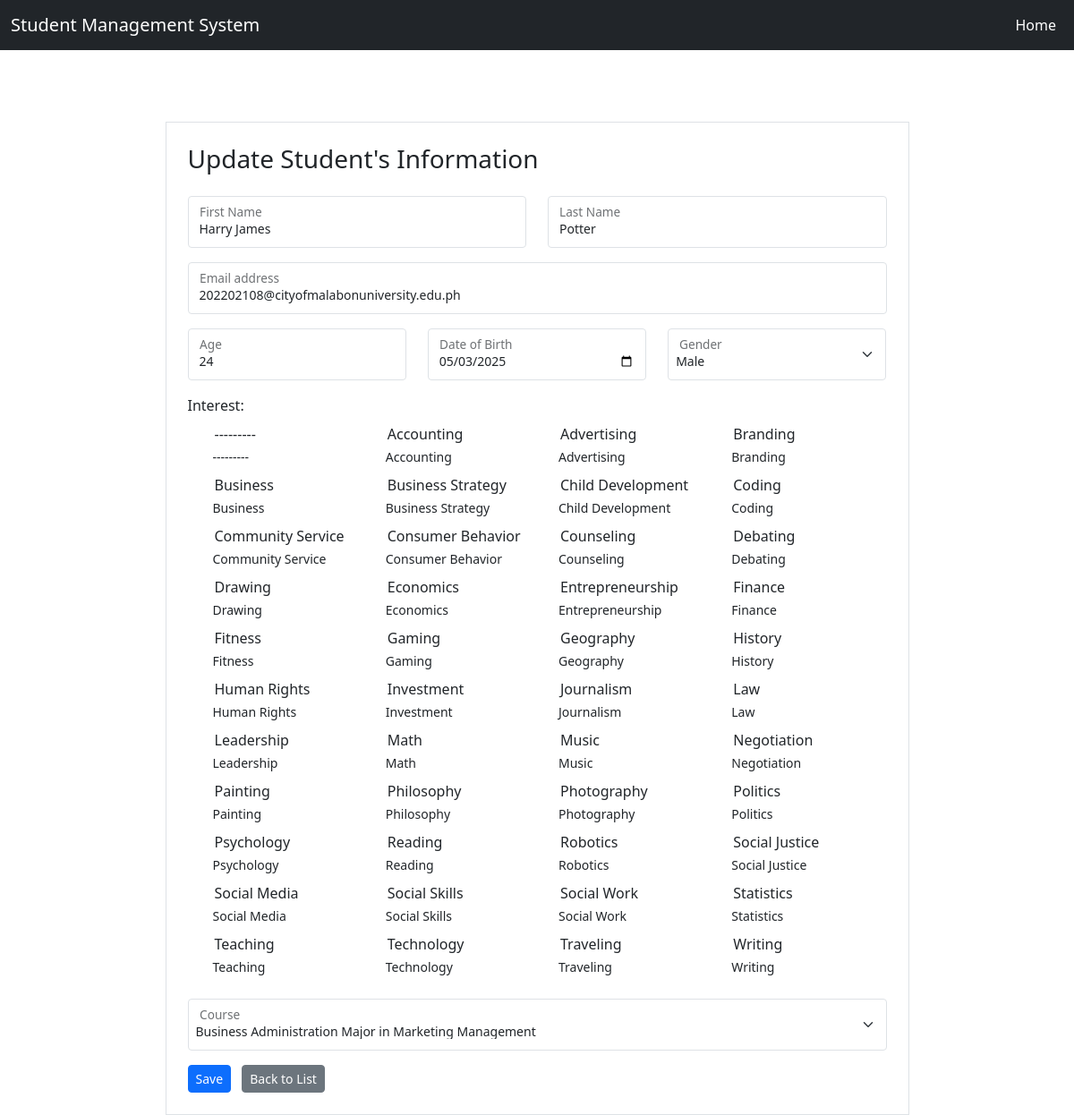
The page /students/12/edit/ on the database its author committed.
### students/models.py (models this page shows, shortened)
class Student(models.Model):
    first_name = models.CharField(max_length=50)
    last_name = models.CharField(max_length=50)
    email = models.EmailField(unique=True)
    age = models.PositiveIntegerField(validators=[MinValueValidator(18)])
    date_of_birth = models.DateField()
    gender = models.CharField(
        max_length=10,
        choices=[('Male', 'Male'), ('Female', 'Female'), ('Others', 'Others')]
    )
    interest = MultiSelectField(
        choices = [
            ('Accounting', 'Accounting'),
            ('Advertising', 'Advertising'),
            ('Branding', 'Branding'),
            ('Business', 'Business'),
            ('Business Strategy', 'Business Strategy'),
            ('Child Development', 'Child Development'),
            ('Coding', 'Coding'),
            ('Community Service', 'Community Service'),
            ('Consumer Behavior', 'Consumer Behavior'),
            ('Counseling', 'Counseling'),
            ('Debating', 'Debating'),
            ('Drawing', 'Drawing'),
            ('Economics', 'Economics'),
            ('Entrepreneurship', 'Entrepreneurship'),
            ('Finance', 'Finance'),
            ('Fitness', 'Fitness'),
            ('Gaming', 'Gaming'),
            ('Geography', 'Geography'),
            ('History', 'History'),
            ('Human Rights', 'Human Rights'),
            ('Investment', 'Investment'),
            ('Journalism', 'Journalism'),
            ('Law', 'Law'),
            ('Leadership', 'Leadership'),
            ('Math', 'Math'),
            ('Music', 'Music'),
            ('Negotiation', 'Negotiation'),
            ('Painting', 'Painting'),
            ('Philosophy', 'Philosophy'),
            ('Photography', 'Photography'),
            ('Politics', 'Politics'),
            ('Psychology', 'Psychology'),
            ('Reading', 'Reading'),
            ('Robotics', 'Robotics'),
            ('Social Justice', 'Social Justice'),
            ('Social Media', 'Social Media'),
            ('Social Skills', 'Social Skills'),
            ('Social Work', 'Social Work'),
            ('Statistics', 'Statistics'),
            ('Teaching', 'Teaching'),
            ('Technology', 'Technology'),
            ('Traveling', 'Traveling'),
            ('Writing', 'Writing')
        ],
        max_choices=3,
        blank=False,
        null=True,
        help_text="Select up to 3 interests.",
    )
    course = models.CharField(
        choices=[
            ('Criminology', 'Criminology'),
            ('Information technology', 'Information technology'),
            ('Accountancy', 'Accountancy'),
            ('Early Childhood Education', 'Early Childhood Education'),
            ('Journalism', 'Journalism'),
            ('Elementary Education', 'Elementary Education'),
            ('Secondary Education Major in English', 'Secondary Education Major in English'),
            ('Secondary Education Major in Mathematics', 'Secondary Education Major in Mathematics'),
            ('Secondary Education Major in Social Studies', 'Secondary Education Major in Social Studies'),
            ('Political Science', 'Political Science'),
            ('Public Administration', 'Public Administration'),
            ('Social Work', 'Social Work'),
            ('Business Administration Major in Financial Management', 'Business Administration Major in Financial Management'),
            ('Business Administration Major in Human Resource Management', 'Business Administration Major in Human Resource Management'),
            ('Business Administration Major in Marketing Management', 'Business Administration Major in Marketing Management'),
            ('Management Accounting', 'Management Accounting')
        ],
        max_length=100,
        blank=False,
        null=True
    )
    created_at = models.DateTimeField(auto_now_add=True)
    updated_at = models.DateTimeField(auto_now=True)

### students/views.py (the view)
# urls.py: path('<int:pk>/edit/', student_update, name='student_update'),
def student_update(request, pk):
    student = get_object_or_404(Student, pk=pk)
    form = StudentForm(request.POST or None, instance=student)
    if request.method == 'POST' and form.is_valid():
        form.save()
        messages.success(request, "Student Information is Successfully Updated!")
        return redirect('student_list')
    return render(request, 'students/student_form.html', {'form': form})

### students/forms.py
class StudentForm(forms.ModelForm):
    class Meta:
        model = Student
        fields = '__all__'
        widgets = {
            'interests': forms.CheckboxSelectMultiple,
            'date_of_birth': forms.DateInput(attrs={'type': 'date'}),
        }
    def __init__(self, *args, **kwargs):
            super(StudentForm, self).__init__(*args, **kwargs)
            if self.instance and self.instance.date_of_birth:
                self.fields['date_of_birth'].initial = self.instance.date_of_birth.strftime('%Y-%m-%d')

### students/templates/students/student_form.html (shortened to what this page needs)
{% extends "base.html" %}
{% block content %}
<link rel="stylesheet" href="https://cdnjs.cloudflare.com/ajax/libs/font-awesome/6.7.2/css/all.min.css" />
<link rel="stylesheet" href="https://cdnjs.cloudflare.com/ajax/libs/animate.css/4.1.1/animate.min.css"/>
<div class="container ">
    <div class="row justify-content-center">
        <div class="col-12 col-md-10 col-lg-9">
            <div class="border p-4">
                <h2 class="h3 mb-4">{% if form.instance.pk %}Update Student's Information{% else %}Student Registration{% endif %}</h2>
                <form method="post">
                    <div class="row">
                        <div class="col-md-6 mb-3">
                            <div class="form-floating">
                                <input type="text" name="{{ form.first_name.name }}" id="{{ form.first_name.id_for_label }}"
                                       class="form-control form-control-sm" placeholder="First Name"
                                       value="{{ form.first_name.value|default_if_none:'' }}">
                                <label for="{{ form.first_name.id_for_label }}">First Name</label>
                            </div>
                        </div>
                        <div class="col-md-6 mb-3">
                            <div class="form-floating">
                                <input type="text" name="{{ form.last_name.name }}" id="{{ form.last_name.id_for_label }}"
                                       class="form-control form-control-sm" placeholder="Last Name"
                                       value="{{ form.last_name.value|default_if_none:'' }}">
                                <label for="{{ form.last_name.id_for_label }}">Last Name</label>
                            </div>
                        </div>
                        <div class="col-12 mb-3">
                            <div class="form-floating">
                                <input type="email" name="{{ form.email.name }}" id="{{ form.email.id_for_label }}"
                                       class="form-control form-control-sm" placeholder="Email"
                                       value="{{ form.email.value|default_if_none:'' }}">
                                <label for="{{ form.email.id_for_label }}">Email address</label>
                            </div>
                        </div>
                        <div class="col-md-4 mb-3">
                            <div class="form-floating">
                                <input type="number" name="{{ form.age.name }}" id="{{ form.age.id_for_label }}"
                                       class="form-control form-control-sm" placeholder="Age"
                                       value="{{ form.age.value|default_if_none:'' }}">
                                <label for="{{ form.age.id_for_label }}">Age</label>
                            </div>
                        </div>
                        <div class="col-md-4 mb-3">
                            <div class="form-floating">
                                <input type="date" name="{{ form.date_of_birth.name }}" id="{{ form.date_of_birth.id_for_label }}"
                                       class="form-control form-control-sm" placeholder="Date of Birth"
                                       value="{{ form.date_of_birth.value|date:'Y-m-d' }}">
                                <label for="{{ form.date_of_birth.id_for_label }}">Date of Birth</label>
                            </div>
                        </div>
                        <div class="col-md-4 mb-3">
                            <div class="form-floating">
                                <select name="{{ form.gender.name }}" id="{{ form.gender.id_for_label }}"
                                        class="form-select form-select-sm" placeholder="Gender">
                                    {% for val, label in form.gender.field.choices %}
                                        <option value="{{ val }}" {% if form.gender.value == val %}selected{% endif %}>{{ label }}</option>
                                    {% endfor %}
                                </select>
                                <label for="{{ form.gender.id_for_label }}">Gender</label>
                            </div>
                        </div>
                        <div class="mb-3">
                            <label class="form-label">{{ form.interest.label }}:</label>
                            <div class="row mx-1">
                                {% for checkbox in form.interest %}
                                    <div class="col-6 col-md-3 mb-2 form-check">
                                        {{ checkbox.tag }}
                                        <label for="{{ checkbox.id_for_label }}" class="form-check-label small">{{ checkbox.choice_label }}</label>
                                    </div>
                                {% endfor %}
                            </div>
                        </div>
                        <div class="col-12 mb-3">
                            <div class="form-floating">
                                <select name="{{ form.course.name }}" id="{{ form.course.id_for_label }}"
                                        class="form-select form-select-sm" placeholder="Course">
                                    {% for val, label in form.course.field.choices %}
                                        <option value="{{ val }}" {% if form.course.value == val %}selected{% endif %}>{{ label }}</option>
                                    {% endfor %}
                                </select>
                                <label for="{{ form.course.id_for_label }}">Course</label>
                            </div>
                        </div>
                    </div>
                    <button type="submit" class="btn btn-primary btn-sm">Save</button>
                    <a href="{% url 'student_list' %}" class="btn btn-secondary btn-sm ms-2">Back to List</a>
                </form>
            </div>
        </div>
    </div>
</div>
{% endblock %}

### rows shown on the page
Student: first_name "Harry James", last_name "Potter", email "202202108@cityofmalabonuniversity.edu.ph", date_of_birth "05/03/2025", gender "Male", course "Business Administration Major in Marketing Management"

### other values the page prints
{{ checkbox.choice_label }} "---------" "Accounting" "Advertising" "Branding" "Business" "Business Strategy" "Child Development" "Coding" "Community Service" "Consumer Behavior" "Counseling" "Debating" "Drawing" "Economics" "Entrepreneurship" "Finance" "Fitness" "Gaming" "Geography" "History" "Human Rights" "Investment" "Journalism" "Law" "Leadership" "Math" "Music" "Negotiation" "Painting" "Philosophy" "Photography" "Politics" "Psychology" "Reading" "Robotics" "Social Justice" "Social Media" "Social Skills" "Social Work" "Statistics" "Teaching" "Technology" "Traveling" "Writing"
